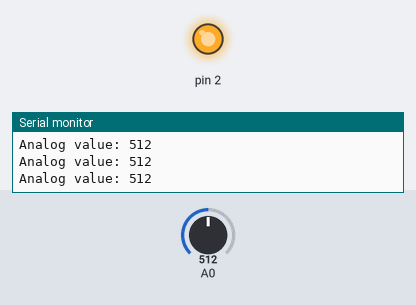
The sketch below on a simulated Arduino Uno, built with avr-gcc and run on an emulated ATmega328P. On the bench: output pins drawn as LEDs (lit = HIGH), the last lines printed to the serial monitor. The test bench sets the inputs (shaded band); at power-on: A0 = 512.

Above: at 1.2 s.
1.3 s: A0 set to 584
4.3 s: A0 set to 618
At 5.2 s:
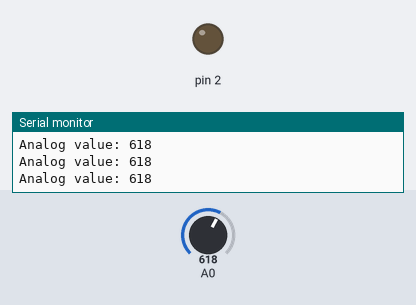
5.8 s: A0 set to 590
At 6.9 s:
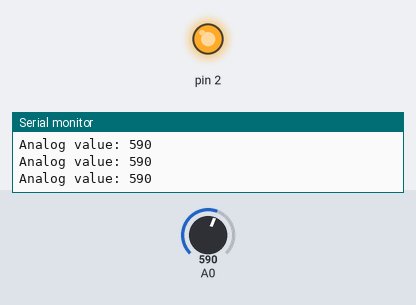
8.8 s: A0 set to 610
At 9.3 s:
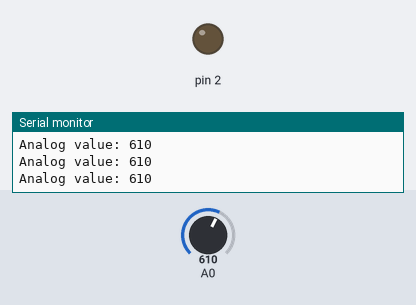
Timing chart, 0 to 11.8 s (numbered marks = the images above; inputs shaded):
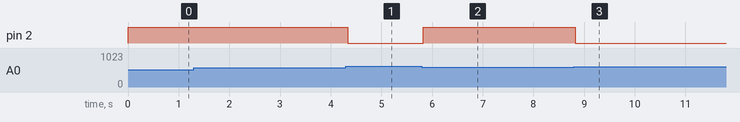

Measured:
- the behaviour switches between 599 and 600 on A0 (found by bisection; images 0 and 1)
- after the input at 4.3 s, pin 2: HIGH → LOW at once
- after the input at 5.8 s, pin 2: LOW → HIGH at once
- after the input at 8.8 s, pin 2: HIGH → LOW at once

The sketch:

ex_1_2.ino
```cpp
/*
* Dimmer switch program
* The program turns a LED on or off based on the surrounding brightness.
* The circuit has a photoresistor that decreases resistance with respect
* to recieving light on its sensitive surface. The analog value is then
* read, and at a certain (arbitrary) voltage treshold, the light switches
* on/off when it gets darker or lighter.
*/

void setup() {
  // The pin used for the LED
  pinMode(2, OUTPUT);
  // Begin serial communication at 9600 bits per second
  Serial.begin(9600);
}

void loop() {
  // Read the analog value and print it in serial monitor
  int sensorValue = analogRead(A0);
  Serial.print("Analog value: ");
  Serial.println(sensorValue);

  // Control the LED based on the analog value
  if (sensorValue < 600) {
    digitalWrite(2, HIGH);
  } else {
    digitalWrite(2, LOW);
  }
}
```
